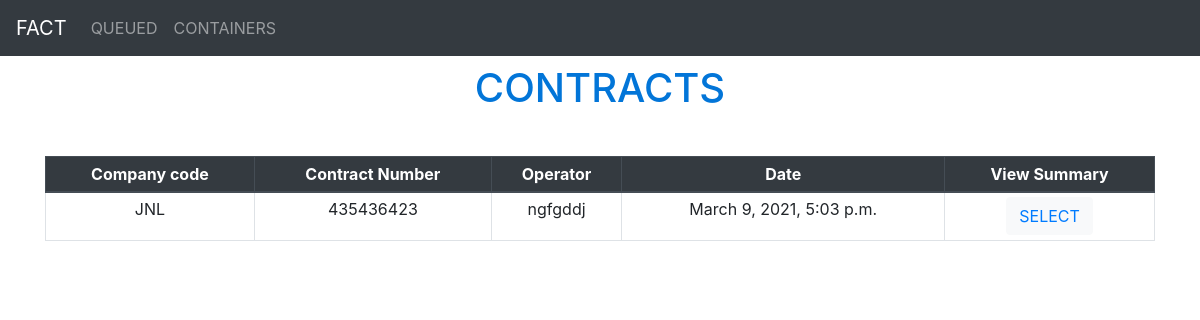
The app's page /, older data.
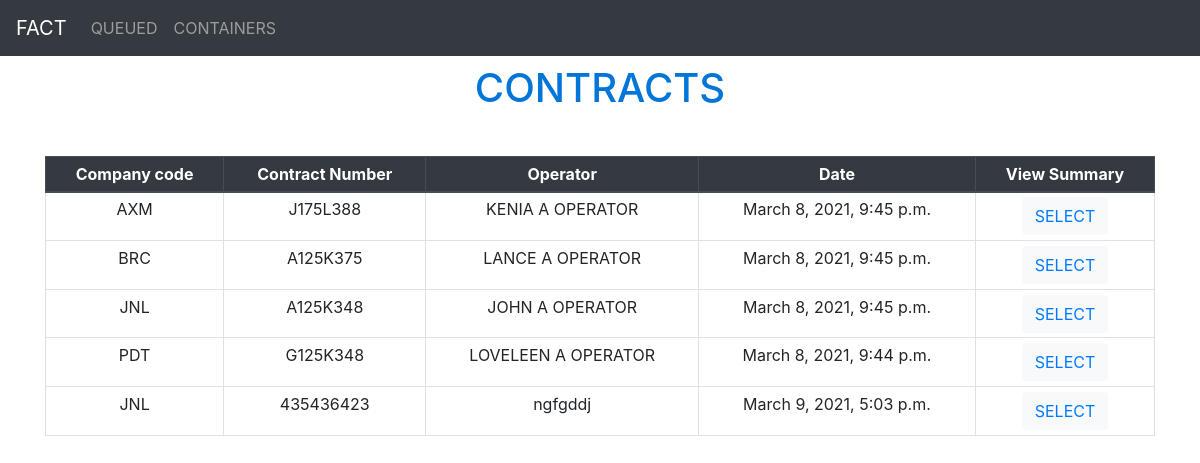
The same page, newer data.
### contracts/models.py (models this page shows, shortened)
class Contract(models.Model):
    contract_number = models.CharField(max_length=10)
    company_code = models.CharField(max_length=3)
    product = models.CharField(max_length=25)
    operator = models.CharField(max_length=50)
    total_weight = models.PositiveIntegerField()
    contract_date = models.DateTimeField(default=timezone.now)
    restrictions = models.CharField(max_length=20)
    curr_containers = models.JSONField()
    pend_containers = models.JSONField(null=True, blank=True)
    contract_date_updated_at = models.DateTimeField(auto_now=True)

### pages/views.py (the view)
# urls.py: path('', ContractsListView.as_view(), name='home'),
class ContractsListView(ListView):
    model = Contract
    context_object_name = "contracts"
    template_name = 'home.html'

### templates/home.html
{% extends 'base.html' %} {% block title %}FACT Pending{% endblock title %}
{% block content %}
<div>
  <h1 style="text-align:center; color:#0275d8; margin-bottom: 1.1em;">CONTRACTS</h1>
  <table class="table table-bordered table-hover table-sm" style="width: 100%;">
    <thead class="thead-dark" style="text-align: center;">
      <tr>
        <th scope="col">Company code</th>
        <th scope="col">Contract Number</th>
        <th scope="col">Operator</th>
        <th scope="col">Date</th>
        <th scope="col">View Summary</th>
      </tr>
    </thead>
    {% for contract in contracts %}
    {% if not contract.pend_containers %}
    <tr style="text-align: center;">
      <td scope="row">{{ contract.company_code }}</td>
      <td scope="row">{{ contract.contract_number }}</td>
      <td scope="row">{{ contract.operator }}</td>
      <td scope="row">{{ contract.contract_date }}</td>
      <td scope="row" style="text-align: center;">
        <button type="button" class="btn btn-light"><a href="{% url 'contract_detail' contract.id %}">SELECT</a></button>
      </td>
    </tr>
    {% endif %}
    {% endfor %}
  </table>
</div>
{% endblock content %}

Row changes from the older to the newer data that the page shows:
now on this page (row edited): Contract: company_code "AXM", contract_number "J175L388", operator "KENIA A OPERATOR", contract_date "March 8, 2021, 9:45 p.m."
now on this page (row edited): Contract: company_code "BRC", contract_number "A125K375", operator "LANCE A OPERATOR", contract_date "March 8, 2021, 9:45 p.m."
now on this page (row edited): Contract: company_code "JNL", contract_number "A125K348", operator "JOHN A OPERATOR", contract_date "March 8, 2021, 9:45 p.m."
now on this page (row edited): Contract: company_code "PDT", contract_number "G125K348", operator "LOVELEEN A OPERATOR", contract_date "March 8, 2021, 9:44 p.m."
